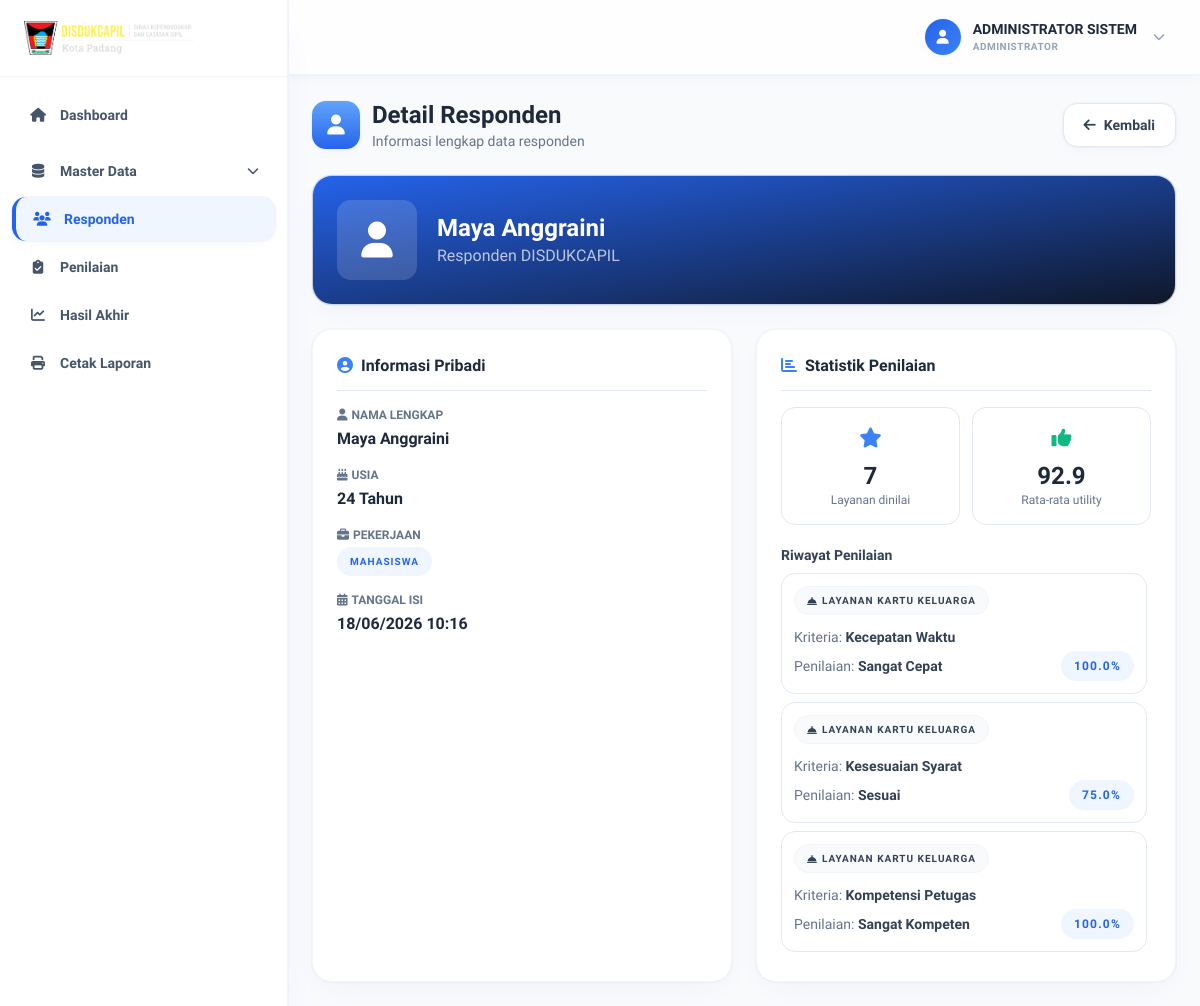
The page /index.php?controller=responden&action=detail&id=20 (signed in) on the database as committed earlier.
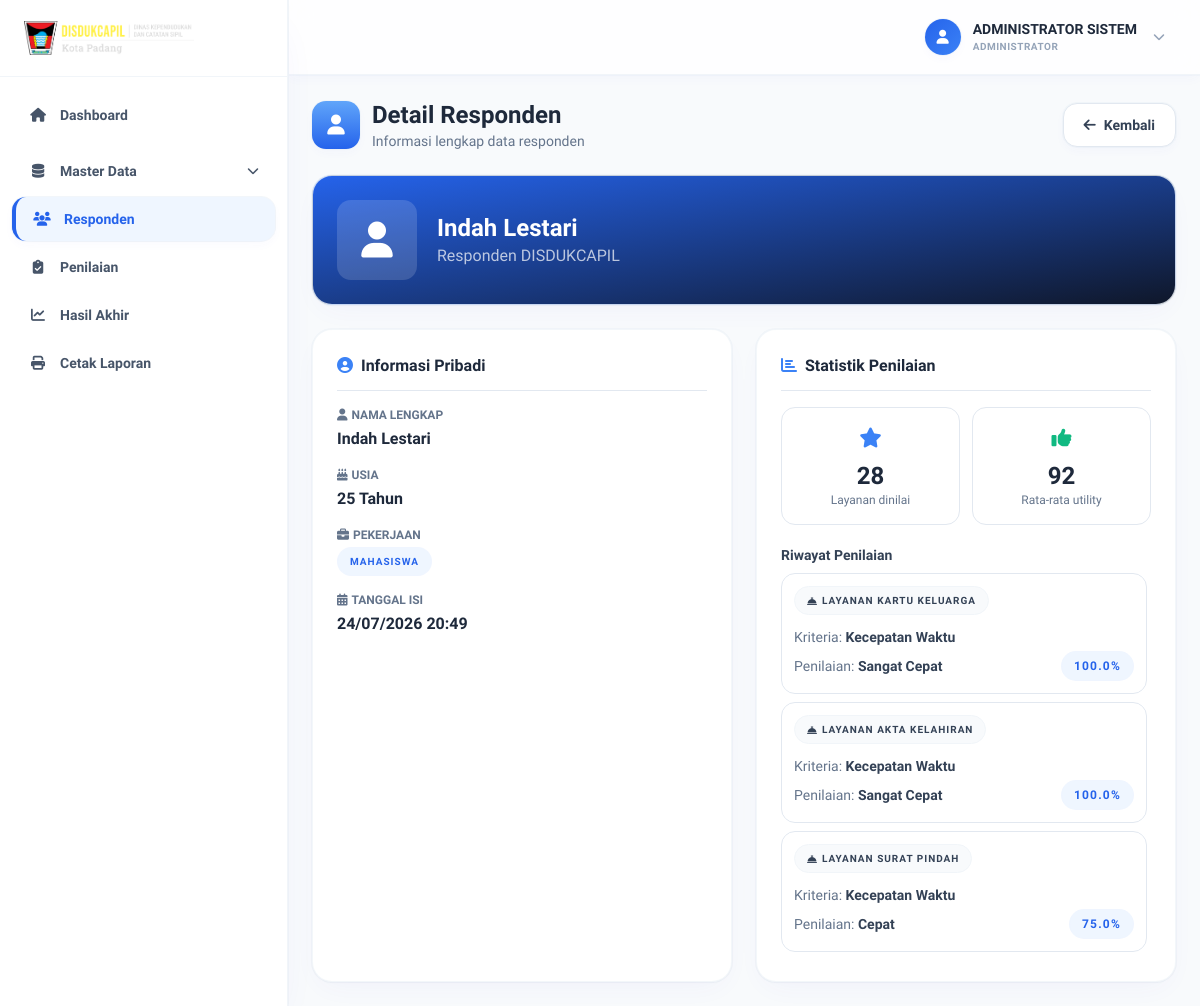
The same page on the database as committed later.
### tables this page shows
CREATE TABLE `responden` (
  `id_responden` int NOT NULL,
  `nama_lengkap` varchar(100) DEFAULT NULL,
  `usia` int DEFAULT NULL,
  `pekerjaan` varchar(50) DEFAULT NULL,
  `tanggal_isi` datetime DEFAULT CURRENT_TIMESTAMP
);

CREATE TABLE `penilaian` (
  `id_penilaian` int NOT NULL,
  `id_responden` int NOT NULL,
  `id_alternatif` int NOT NULL,
  `id_kriteria` int NOT NULL,
  `id_sub` int NOT NULL
);

CREATE TABLE `alternatif` (
  `id_alternatif` int NOT NULL,
  `kode_alternatif` varchar(10) NOT NULL,
  `nama_layanan` varchar(100) NOT NULL,
  `keterangan` text,
  `created_at` timestamp NULL DEFAULT CURRENT_TIMESTAMP
);

CREATE TABLE `kriteria` (
  `id_kriteria` int NOT NULL,
  `kode_kriteria` varchar(10) NOT NULL,
  `nama_kriteria` varchar(100) NOT NULL,
  `pertanyaan` text NOT NULL,
  `bobot` int NOT NULL,
  `jenis` enum('benefit','cost') DEFAULT 'benefit',
  `created_at` timestamp NULL DEFAULT CURRENT_TIMESTAMP
);

CREATE TABLE `sub_kriteria` (
  `id_sub` int NOT NULL,
  `id_kriteria` int NOT NULL,
  `nama_pilihan` varchar(50) NOT NULL,
  `nilai_utility` float NOT NULL
);

### controllers/RespondenController.php (called while the page is built, shortened)
<?php
require_once 'models/RespondenModel.php';
class RespondenController
{
    private $respondenModel;
    public function __construct($connection)
    {
        $this->respondenModel = new RespondenModel($connection);
    }
    public function detail()
    {
        $id_responden = isset($_GET['id']) ? intval($_GET['id']) : 0;
        $responden = $this->respondenModel->getById($id_responden);
        require_once 'models/PenilaianModel.php';
        $penilaianModel = new PenilaianModel($this->respondenModel->conn);
        $penilaians = $penilaianModel->getByResponden($id_responden);
        $total_penilaian = count($penilaians);
        $avg_nilai = 0;
        if ($total_penilaian > 0) {
            $total_nilai = 0;
            foreach ($penilaians as $penilaian) {
                $total_nilai += $penilaian['nilai_utility'];
            }
            $avg_nilai = round($total_nilai / $total_penilaian, 1);
        }
        $data = [
            'title' => 'Detail Responden - DISDUKCAPIL Kota Padang',
            'page_title' => 'Detail Responden',
            'responden' => $responden,
            'penilaians' => $penilaians,
            'total_penilaian' => $total_penilaian,
            'avg_nilai' => $avg_nilai,
            'user' => [
                'nama_lengkap' => $_SESSION['nama_lengkap'] ?? 'Admin',
                'username' => $_SESSION['username'] ?? '',
                'role' => $_SESSION['role'] ?? 'admin'
            ]
        ];
        require_once 'views/responden/detail.php';
    }
}
?>

### models/RespondenModel.php (called while the page is built, shortened)
<?php
class RespondenModel
{
    public $conn;
    private $table = 'responden';
    public function __construct($connection)
    {
        $this->conn = $connection;
    }
    public function getById($id_responden)
    {
        try {
            $query = "SELECT * FROM " . $this->table . " WHERE id_responden = :id_responden LIMIT 1";
            $stmt = $this->conn->prepare($query);
            $stmt->bindParam(':id_responden', $id_responden);
            $stmt->execute();
            return $stmt->fetch(PDO::FETCH_ASSOC);
        } catch (PDOException $e) {
            error_log("Get responden by ID error: " . $e->getMessage());
            return false;
        }
    }
}
?>

### models/PenilaianModel.php (called while the page is built, shortened)
<?php
require_once 'RespondenModel.php';
class PenilaianModel
{
    public $conn;
    private $table = 'penilaian';
    public function __construct($connection)
    {
        $this->conn = $connection;
    }
    public function getByResponden($id_responden)
    {
        try {
            $query = "SELECT p.*, a.nama_layanan, k.nama_kriteria, k.kode_kriteria, sk.nama_pilihan, sk.nilai_utility
                     FROM " . $this->table . " p
                     JOIN alternatif a ON p.id_alternatif = a.id_alternatif
                     JOIN kriteria k ON p.id_kriteria = k.id_kriteria
                     JOIN sub_kriteria sk ON p.id_sub = sk.id_sub
                     WHERE p.id_responden = :id_responden
                     ORDER BY k.kode_kriteria ASC";
            $stmt = $this->conn->prepare($query);
            $stmt->bindParam(':id_responden', $id_responden);
            $stmt->execute();
            return $stmt->fetchAll(PDO::FETCH_ASSOC);
        } catch (PDOException $e) {
            error_log("Get penilaian by responden error: " . $e->getMessage());
            return false;
        }
    }
}
?>

### views/responden/detail.php (the view, shortened to what the changed rows need)
<?php include('template/layout_admin_head.php'); ?>
<?php include('template/layout_admin_chrome.php'); ?>
<div class="flex items-center justify-between flex-wrap gap-4 mb-6">
  <div class="flex items-center gap-3">
    <div class="flex h-12 w-12 items-center justify-center rounded-gov bg-gradient-to-b from-gov-blue-600 to-gov-blue-800 text-white text-xl shadow-soft-raised-sm">
      <i class="fas fa-user"></i>
    </div>
    <div>
      <h1 class="text-2xl font-bold text-slate-800">Detail Responden</h1>
      <p class="text-slate-500 text-sm">Informasi lengkap data responden</p>
    </div>
  </div>
  <a href="index.php?controller=responden&action=index" class="btn-gov-secondary"><i class="fas fa-arrow-left"></i> Kembali</a>
</div>
<div class="card-gov !bg-gradient-to-br !from-gov-blue-800 !to-gov-blue-950 !text-white mb-6">
  <div class="flex items-center gap-5">
    <div class="flex h-20 w-20 items-center justify-center rounded-gov bg-white/15 text-4xl flex-shrink-0"><i class="fas fa-user"></i></div>
    <div>
      <h2 class="font-sans text-2xl font-bold"><?= htmlspecialchars($data['responden']['nama_lengkap']) ?></h2>
      <p class="text-white/70">Responden DISDUKCAPIL</p>
    </div>
  </div>
</div>
<div class="grid grid-cols-1 lg:grid-cols-2 gap-6">
  <div class="card-gov">
    <h3 class="font-bold text-slate-800 mb-4 pb-3 border-b border-slate-200"><i class="fas fa-user-circle text-gov-blue-700 mr-1"></i> Informasi Pribadi</h3>
    <div class="space-y-4">
      <div>
        <p class="text-xs font-semibold text-slate-500 uppercase flex items-center gap-1"><i class="fas fa-user"></i> Nama Lengkap</p>
        <p class="font-semibold text-slate-800 mt-1"><?= htmlspecialchars($data['responden']['nama_lengkap']) ?></p>
      </div>
      <div>
        <p class="text-xs font-semibold text-slate-500 uppercase flex items-center gap-1"><i class="fas fa-birthday-cake"></i> Usia</p>
        <p class="font-semibold text-slate-800 mt-1"><?= $data['responden']['usia'] ?> Tahun</p>
      </div>
      <div>
        <p class="text-xs font-semibold text-slate-500 uppercase flex items-center gap-1"><i class="fas fa-briefcase"></i> Pekerjaan</p>
        <span class="badge-gov-primary mt-1"><?= htmlspecialchars($data['responden']['pekerjaan']) ?></span>
      </div>
      <div>
        <p class="text-xs font-semibold text-slate-500 uppercase flex items-center gap-1"><i class="fas fa-calendar-alt"></i> Tanggal Isi</p>
        <p class="font-semibold text-slate-800 mt-1"><?= date('d/m/Y H:i', strtotime($data['responden']['tanggal_isi'])) ?></p>
      </div>
    </div>
  </div>
  <div class="card-gov">
    <h3 class="font-bold text-slate-800 mb-4 pb-3 border-b border-slate-200"><i class="fas fa-chart-bar text-gov-blue-700 mr-1"></i> Statistik Penilaian</h3>
    <div class="grid grid-cols-2 gap-3 mb-5">
      <div class="rounded-gov border border-slate-200 p-4 text-center">
        <i class="fas fa-star text-gov-blue-700 text-xl mb-2"></i>
        <p class="text-2xl font-bold text-slate-800"><?= $data['total_penilaian'] ?? 0 ?></p>
        <p class="text-xs text-slate-500">Layanan dinilai</p>
      </div>
      <div class="rounded-gov border border-slate-200 p-4 text-center">
        <i class="fas fa-thumbs-up text-gov-green-700 text-xl mb-2"></i>
        <p class="text-2xl font-bold text-slate-800"><?= $data['avg_nilai'] ?? 0 ?></p>
        <p class="text-xs text-slate-500">Rata-rata utility</p>
      </div>
    </div>
    <?php if (!empty($data['penilaians'])): ?>
      <p class="text-sm font-semibold text-slate-700 mb-2">Riwayat Penilaian</p>
      <div class="space-y-2 max-h-96 overflow-y-auto pr-1">
        <?php foreach ($data['penilaians'] as $penilaian): ?>
          <div class="rounded-gov border border-slate-200 p-3">
            <span class="badge-gov-info mb-2"><i class="fas fa-concierge-bell"></i> <?= htmlspecialchars($penilaian['nama_layanan']) ?></span>
            <div class="flex items-center justify-between text-sm mt-1">
              <span class="text-slate-500">Kriteria: <span class="font-semibold text-slate-700"><?= htmlspecialchars($penilaian['nama_kriteria']) ?></span></span>
            </div>
            <div class="flex items-center justify-between text-sm mt-1">
              <span class="text-slate-500">Penilaian: <span class="font-semibold text-slate-700"><?= htmlspecialchars($penilaian['nama_pilihan']) ?></span></span>
              <span class="badge-gov-primary !text-xs"><?= number_format($penilaian['nilai_utility'], 1) ?>%</span>
            </div>
          </div>
        <?php endforeach; ?>
      </div>
    <?php endif; ?>
  </div>
</div>
<?php include('template/layout_admin_foot.php'); ?>

Rows that differ between the two databases and show on the page:
no longer on this page (row edited): penilaian: id_alternatif.nama_layanan "LAYANAN KARTU KELUARGA", id_kriteria.nama_kriteria "Kesesuaian Syarat", id_sub.nama_pilihan "Sesuai", id_sub.nilai_utility "75.0"
no longer on this page (row edited): penilaian: id_alternatif.nama_layanan "LAYANAN KARTU KELUARGA", id_kriteria.nama_kriteria "Kompetensi Petugas", id_sub.nama_pilihan "Sangat Kompeten", id_sub.nilai_utility "100.0"
changed responden "MAHASISWA": nama_lengkap "Maya Anggraini" → "Indah Lestari"; usia "24" → "25"; tanggal_isi "18/06/2026 10:16" → "24/07/2026 20:49"
added penilaian: id_alternatif.nama_layanan "LAYANAN AKTA KELAHIRAN", id_kriteria.nama_kriteria "Kecepatan Waktu", id_sub.nama_pilihan "Sangat Cepat", id_sub.nilai_utility "100.0"
added penilaian: id_alternatif.nama_layanan "LAYANAN SURAT PINDAH", id_kriteria.nama_kriteria "Kecepatan Waktu", id_sub.nama_pilihan "Cepat", id_sub.nilai_utility "75.0"
Other text that changed with them:
$data['total_penilaian']: "7" → "28"
$data['avg_nilai']: "92.9" → "92"
